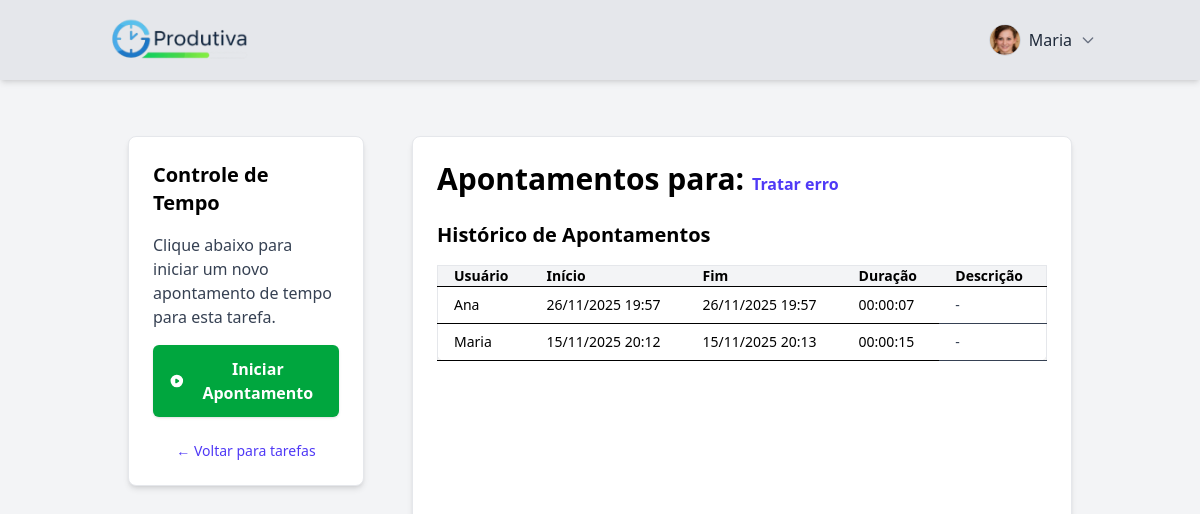
Screenshot of /produtiva/tarefa/39/apontamentos/ (signed in) with the database file from the repository.
### produtiva/models.py (models this page shows, shortened)
class Perfil(models.Model):
    user = models.OneToOneField(User, on_delete=models.CASCADE, related_name='perfil')
    is_admin = models.BooleanField(default=False)
    foto = models.ImageField(upload_to='fotos_perfil/', blank=True, null=True)

class Tarefa(models.Model):
    nome_tarefa = models.CharField(max_length=100, null=False, blank=False)
    descricao = models.TextField(blank=True, null=True, verbose_name="Descrição")
    categoria = models.CharField(
        max_length=30,
        choices=[
            ("URGENTE_IMPORTANTE", "Importante e Urgente"),
            ("IMPORTANTE_NAO_URGENTE", "Importante e Não Urgente"),
            ("URGENTE_NAO_IMPORTANTE", "Urgente e Não Importante"),
            ("NAO_IMPORTANTE_NAO_URGENTE", "Não Importante e Não Urgente"),
        ],
    )
    estimativa_horas = models.TimeField(null=False, blank=False)
    projeto = models.ForeignKey(
        "Projeto", on_delete=models.CASCADE, related_name="tarefas"
    )
    usuario = models.ForeignKey(
        User,
        on_delete=models.SET_NULL,
        null=True,
        blank=True,
        related_name="tarefas_atribuidas",
    )
    cancelada = models.BooleanField(default=False)
    concluida = models.BooleanField(default=False)

class Apontamento(models.Model):
    hora_inicial = models.DateTimeField(
        null=False,
        blank=False,
    )
    hora_final = models.DateTimeField(
        null=True,
        blank=True
    )
    descricao = models.TextField(blank=True, null=True, verbose_name="Descrição")
    tarefa = models.ForeignKey(
        "Tarefa", on_delete=models.CASCADE, related_name="apontamentos"
    )
    usuario = models.ForeignKey(
        User,
        on_delete=models.SET_NULL,
        null=True,
        blank=True,
        related_name="apontamentos"
    )
    @property
    def duracao_formatada(self):
        d = self.duracao
        if d:
            total_seconds = int(d.total_seconds())
            hours = total_seconds // 3600
            minutes = (total_seconds % 3600) // 60
            seconds = total_seconds % 60
            return f'{hours:02}:{minutes:02}:{seconds:02}'
        return "00:00:00"
    @property
    def duracao(self):
        if self.hora_final and self.hora_inicial:
            return self.hora_final - self.hora_inicial
        return None

### produtiva/views.py (the view, shortened to what this page needs)
# urls.py: path('tarefa/<int:tarefa_id>/apontamentos/', views.apontamentos_tarefa, name='apontamentos_tarefa'),
@cache_control(no_cache=True, must_revalidate=True, no_store=True)
@login_required
def apontamentos_tarefa(request, tarefa_id):
    tarefa = get_object_or_404(Tarefa, id=tarefa_id)
    apontamentos_concluidos = Apontamento.objects.filter(
        tarefa=tarefa,
        hora_final__isnull=False
    ).order_by('-hora_inicial')
    apontamento_ativo = Apontamento.objects.filter(
        tarefa=tarefa,
        usuario=request.user,
        hora_final__isnull=True
    ).first()
    context = {
        'tarefa': tarefa,
        'apontamentos_concluidos': apontamentos_concluidos,
        'apontamento_ativo': apontamento_ativo
    }
    return render(request, 'apontamentos.html', context)

### produtiva/context_processors.py (called while the page is built)
def perfil_context(request):
    if request.user.is_authenticated:
        perfil = getattr(request.user, 'perfil', None)
        return {'perfil': perfil}
    return {}

### produtiva/templates/apontamentos.html (shortened to what this page needs)
{% extends "base.html" %}
{% load static %}
{% block header_right_content %}
<div class="relative flex items-center">
  {% if user.is_authenticated %}
    <button id="perfilMenuBtn" class="group flex items-center space-x-2 focus:outline-none">
      {% if perfil and perfil.foto %}
        <img src="{{ perfil.foto.url }}" alt="Foto de Perfil"
             class="w-8 h-8 rounded-full object-cover border border-gray-300 group-hover:ring-2 group-hover:ring-indigo-500 transition">
      {% endif %}
      <span class="font-medium text-gray-800 group-hover:text-indigo-600 transition">
        {{ user.first_name }}
      </span>
      <svg xmlns="http://www.w3.org/2000/svg" class="w-4 h-4 text-gray-500 group-hover:text-indigo-600 transition" fill="none" viewBox="0 0 24 24" stroke="currentColor" stroke-width="2">
        <path stroke-linecap="round" stroke-linejoin="round" d="M19 9l-7 7-7-7" />
      </svg>
    </button>
  {% else %}
    <a href="{% url 'login' %}"
       class="bg-blue-600 hover:bg-blue-700 text-white font-bold py-2 px-4 rounded transition-colors duration-200">
       Faça Login
    </a>
  {% endif %}
</div>
{% endblock header_right_content %}
{% block 'body' %}
<div class="flex flex-col lg:flex-row min-h-screen bg-gray-100 p-4 lg:p-6 gap-4 lg:gap-6">
  <div class="w-full lg:w-1/4 bg-white p-4 lg:p-6 rounded-lg shadow-md border border-gray-200 mr-6 h-fit">
    <h2 class="text-lg lg:text-xl font-semibold mb-4">Controle de Tempo</h2>
    {% if apontamento_ativo %}
      <p class="text-xs lg:text-sm text-gray-700">Apontamento iniciado por:</p>
      <p class="font-medium text-base lg:text-lg mb-2">{{ apontamento_ativo.usuario.first_name }}</p>
      <p class="text-xs lg:text-sm text-gray-700">Em:</p>
      <p class="font-medium text-base lg:text-lg mb-4">{{ apontamento_ativo.hora_inicial|date:"d/m/Y H:i:s" }}</p>
      <form action="{% url 'apontamentos_tarefa' tarefa.id %}" method="POST">
        {% csrf_token %}
        <input type="hidden" name="action" value="stop">
        <input type="hidden" name="apontamento_id" value="{{ apontamento_ativo.id }}">
        <label for="descricao" class="block text-xs lg:text-sm font-medium text-gray-700 mb-1">
          Descreva o que foi feito:
        </label>
        <textarea
          name="descricao"
          id="descricao"
          rows="3"
          class="w-full border rounded-md p-2 mb-3 bg-gray-50 focus:ring-indigo-500 focus:border-indigo-500 text-sm lg:text-base"
          placeholder="Ex: Corrigi bugs, implementei o cálculo de tempo..."
        ></textarea>
        <button
          type="submit"
          class="flex items-center justify-center w-full px-4 py-3 bg-red-600 text-white font-semibold rounded-md shadow-sm hover:bg-red-700 text-sm lg:text-base"
        >
          <svg class="w-4 h-4 lg:w-5 lg:h-5 mr-2" fill="currentColor" viewBox="0 0 20 20">
            <path fill-rule="evenodd" d="M10 18a8 8 0 100-16 8 8 0 000 16zM8 7a1 1 0 00-1 1v4a1 1 0 002 0V8a1 1 0 00-1-1zm4 0a1 1 0 00-1 1v4a1 1 0 002 0V8a1 1 0 00-1-1z" clip-rule="evenodd"></path>
          </svg>
          Parar Apontamento
        </button>
      </form>
    {% else %}
      <p class="text-gray-700 mb-4 text-sm lg:text-base">Clique abaixo para iniciar um novo apontamento de tempo para esta tarefa.</p>
      <form action="{% url 'apontamentos_tarefa' tarefa.id %}" method="POST">
        <button type="submit" class="flex items-center justify-center w-full px-4 py-3 bg-green-600 text-white font-semibold rounded-md shadow-sm hover:bg-green-700 text-sm lg:text-base">
          <svg class="w-4 h-4 lg:w-5 lg:h-5 mr-2" fill="currentColor" viewBox="0 0 20 20"><path fill-rule="evenodd" d="M10 18a8 8 0 100-16 8 8 0 000 16zM9.555 7.168A1 1 0 008 8v4a1 1 0 001.555.832l3-2a1 1 0 000-1.664l-3-2z" clip-rule="evenodd"></path></svg>
          Iniciar Apontamento
        </button>
      </form>
    {% endif %}
    <a href="{% url 'tarefas_por_projeto' tarefa.projeto.id %}" class="mt-6 block text-center text-xs lg:text-sm text-indigo-600 hover:text-indigo-800 hover:underline">
      &larr; Voltar para tarefas
    </a>
  </div>
  <div class="w-full lg:flex-1 bg-white p-4 lg:p-6 rounded-lg shadow-md border border-gray-200">
    <h1 class="text-xl lg:text-3xl font-bold mb-2">
      Apontamentos para: <span class="text-indigo-600 mb-6 text-sm lg:text-base">{{ tarefa.nome_tarefa }}</span>
    </h1>
    <h2 class="text-lg lg:text-xl font-semibold mb-4">Histórico de Apontamentos</h2>
    {% if apontamentos_concluidos %}
    <div class="overflow-x-auto">
      <div class="min-w-[600px]">
      <table class="w-full border border-gray-200 rounded-lg shadow-sm">
        <thead class="bg-gray-100">
          <tr>
            <th class="px-3 lg:px-4 border-b text-left text-xs lg:text-sm">Usuário</th>
            <th class="px-3 lg:px-4 border-b text-left text-xs lg:text-sm">Início</th>
            <th class="px-3 lg:px-4 border-b text-left text-xs lg:text-sm">Fim</th>
            <th class="px-3 lg:px-4 border-b text-left text-xs lg:text-sm">Duração</th>
            <th class="px-3 lg:px-4 border-b text-left text-xs lg:text-sm">Descrição</th>
          </tr>
        </thead>
        <tbody>
          {% for ap in apontamentos_concluidos %}
          <tr class="hover:bg-gray-50">
            <td class="px-3 lg:px-4 py-2 border-b text-xs lg:text-sm">{{ ap.usuario.first_name }}</td>
            <td class="px-3 lg:px-4 py-2 border-b text-xs lg:text-sm">{{ ap.hora_inicial|date:"d/m/Y H:i" }}</td>
            <td class="px-3 lg:px-4 py-2 border-b text-xs lg:text-sm">{{ ap.hora_final|date:"d/m/Y H:i" }}</td>
            <td class="px-3 lg:px-4 py-2 border-b text-xs lg:text-sm">{{ ap.duracao_formatada }}</td>
            <td class="px-3 lg:px-4 py-2 border-b text-gray-700 text-xs lg:text-sm">{{ ap.descricao|default:"-" }}</td>
          </tr>
          {% endfor %}
        </tbody>
      </table>
    </div>
    </div>
    {% else %}
    <p class="text-gray-500 text-sm lg:text-base">Nenhum apontamento concluído para esta tarefa ainda.</p>
    {% endif %}
  </div>
</div>
{% endblock 'body' %}

### rows the page displays
Perfil: foto (picture)
Tarefa: nome_tarefa "Tratar erro"
Apontamento: usuario.first_name "Ana", hora_inicial "26/11/2025 19:57", hora_final "26/11/2025 19:57", duracao_formatada "00:00:07", descricao "-"
Apontamento: usuario.first_name "Maria", hora_inicial "15/11/2025 20:12", hora_final "15/11/2025 20:13", duracao_formatada "00:00:15", descricao "-"

### other values shown
{{ user.first_name }} "Maria"
